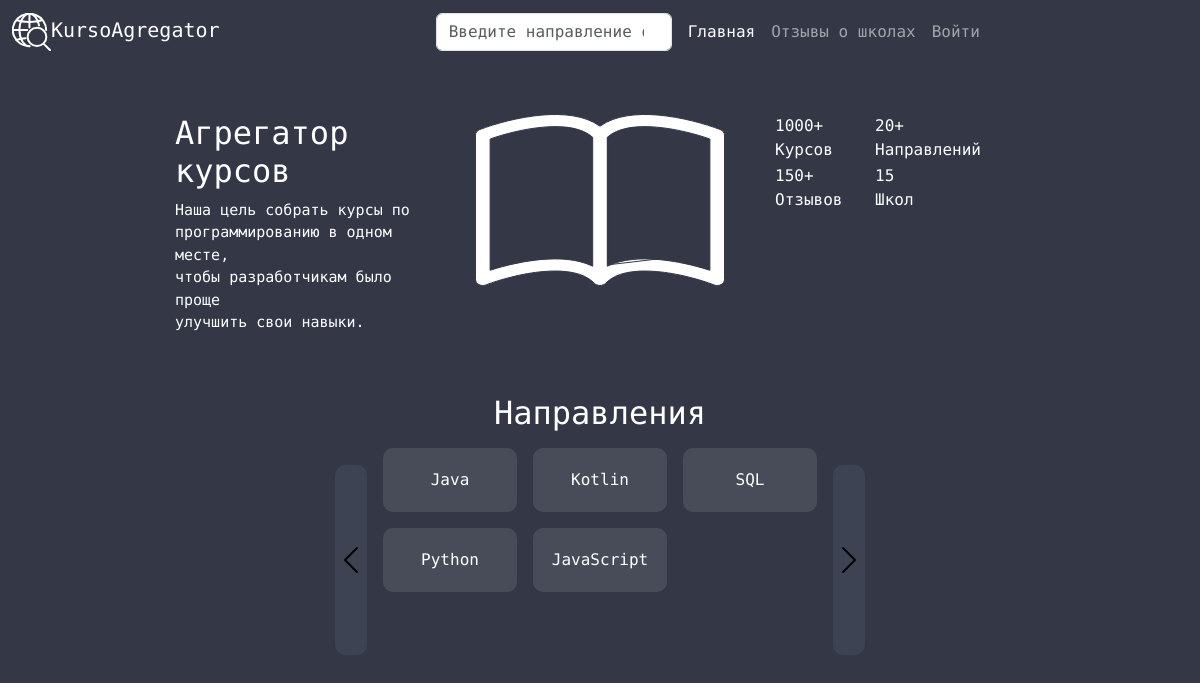
Before: / with the older database file.
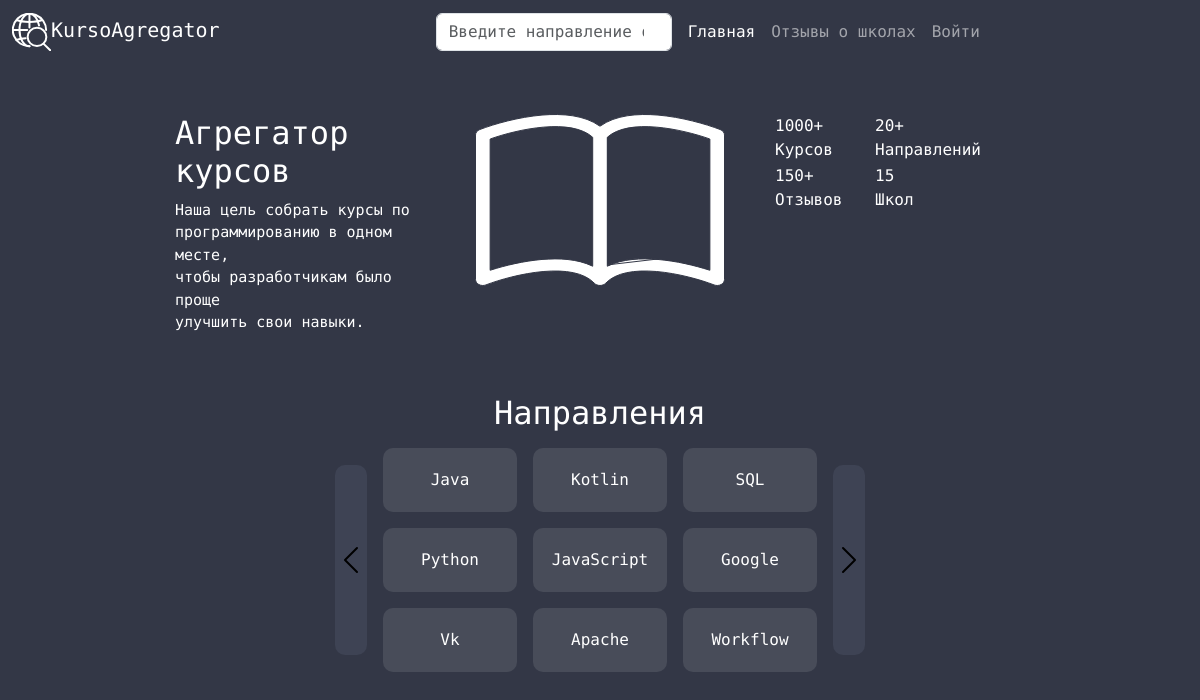
After: the same page with the newer database file.
### app/models.py (models this page shows, shortened)
class Technology(db.Model):
    id = db.Column(db.Integer, primary_key=True)
    title = db.Column(db.String(128), nullable=False)

### app/main/routes.py (the view)
@bp.route('/', methods=['GET'])
def index(page=1):
    languages = [i.title for i in Technology.query.all()]
    languages = languages[0:9]
    return render_template('main/main.html', languages=languages, page=page)

### app/templates/main/main.html (shortened to what this page needs)
{% extends 'base.html' %}
{% block content %}
<link href="{{ url_for('static', filename='style/main.css', v=1) }} }}" rel="stylesheet">
<main>
    <div class="main">
        <div class="left">
            <h2 style="color: white">Агрегатор курсов</h2>
            <p>Наша цель собрать курсы по</p>
            <p>программированию в одном месте,</p>
            <p>чтобы разработчикам было проще</p>
            <p>улучшить свои навыки.</p>
        </div>
        <div class="center">
            <img src="{{ url_for('static', filename='icon/book.svg') }}" alt="Книга">
        </div>
        <div class="right">
            <p>1000+<br/>Курсов</p>
            <p>20+<br/>Направлений</p>
            <p>150+<br/>Отзывов</p>
            <p>15<br/>Школ</p>
        </div>
    </div>
    <div class="toggler">
        <h2>Направления</h2>
        <div class="grid">
            <a href="{{ url_for('main.prev_page', page=page) }}" class="arrow_left"><img  src="{{ url_for('static', filename='icon/chevron-left.svg') }}" width="32" alt="Предыдущие категории"></a>
            <div class="grid_center">
                <div class="grid_dir">
                    {% for language in languages %}
                    <form action="{{ url_for('main.courses') }}" method="GET">
                        <button type="submit"> {{ language }}</button>
                    </form>
                    {% endfor %}
                </div>
            </div>
            <a href="{{ url_for('main.next_page', page=page) }}" class="arrow_right"><img src="{{ url_for('static', filename='icon/chevron-right.svg') }}" width="32" alt="Следующие категории"></a>
        </div>
    </div>
</main>
{% endblock %}

### app/templates/base.html (shortened to what this page needs)
<!DOCTYPE html>
<html lang="en">
<head>
  <link href="https://cdn.jsdelivr.net/npm/bootstrap@5.3.2/dist/css/bootstrap.min.css" rel="stylesheet">
  <link href="{{ url_for('static', filename='style/base.css', v=1) }} }}" rel="stylesheet">
</head>
<body>
<nav class="navbar navbar-expand-lg navbar-dark" id="navbar" style="background-color: rgba(51, 55, 70, 1);">
  <div class="container-fluid">
    <a class="navbar-brand" href="{{ url_for('main.courses') }}"><img src="{{ url_for('static', filename='icon/icon.svg') }}">KursoAgregator</a>
    <div class="collapse navbar-collapse justify-content-center" id="navbarSupportedContent">
      <form action="{{ url_for('main.courses') }}" class="d-flex" role="search">
        <input class="form-control me-2" type="search" name="filter" placeholder="Введите направление обучения" aria-label="Search">
      </form>
      <ul class="navbar-nav mb-2 mb-lg-0">
        <li class="nav-item">
          <a class="nav-link active" aria-current="page" href="{{ url_for('main.index') }}">Главная</a>
        </li>
        <li class="nav-item">
          <a class="nav-link" href="{{ url_for('review.reviews') }}">Отзывы о школах</a>
        </li>
        {% if not current_user.is_authenticated %}
        <li class="nav-item">
          <a class="nav-link" href="{{ url_for('auth.login') }}">Войти</a>
        </li>
        {% else %}
        <li class="nav-item">
          <a class="nav-link" href="{{ url_for('auth.logout') }}">Выйти</a>
        </li>
        {% endif %}
      </ul>
    </div>
  </div>
</nav>
{% block content %}
{% endblock %}
</body>
</html>

### app/static/style/base.css (style rules this page uses)
body { background-color: rgba(51, 55, 70, 1); font-family: 'Roboto Mono', monospace; }
* { color: white; }

### app/static/style/main.css (style rules this page uses)
.main { display: flex; justify-content: center; align-content: center; flex-wrap: wrap; margin-top: 50px; }
main { display: flex; justify-content: center; align-content: center; flex-wrap: wrap; flex-direction: column; }
.right { display: grid; grid-template-columns: 100px 100px; grid-template-rows: 50px 50px; margin-left: 50px; width: 250px; }
.left { margin-right: 50px; width: 250px; }
.left > p { margin-bottom: 0; font-size: 15px; }
.arrow_left, .arrow_right { display: flex; flex-direction: column; justify-content: center; margin: 25px 8px 25px 8px; background-color: rgba(62, 67, 84, 1); border-radius: 10px; }
.grid { display: flex; justify-content: center; }
.toggler { margin-top: 5%; display: flex; justify-content: center; flex-direction: column; align-content: center; }
.grid_center { display: flex; justify-content: center; }
.toggler h2 { display: flex; justify-content: center; }
.grid_dir { display: grid; grid-template-columns: 150px 150px 150px; grid-template-rows: 80px 80px 80px; text-align: center; }
.grid_dir form { display: flex; align-items: center; justify-content: center; background-color: rgba(72, 76, 89, 1); border-radius: 10px; margin: 8px; text-align: center; text-decoration: none; color: white; }
button, input[type="submit"], input[type="reset"] { background: none; color: inherit; border: none; padding: 0; font: inherit; cursor: pointer; outline: inherit; }

Changed rows visible on the page:
added Technology: title "Google"
added Technology: title "Vk"
added Technology: title "Apache"
added Technology: title "Workflow"
